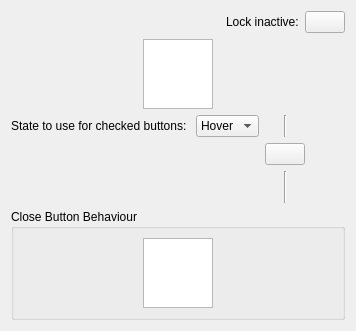
                                <widget class="QWidget" name="activeWindowButtonBehaviour">
                                    <attribute name="title">
                                        <string>Active window</string>
                                    </attribute>
                                    <layout class="QVBoxLayout" name="verticalLayout_3">
                                        <item>
                                            <layout class="QHBoxLayout" name="horizontalLayout_2">
                                                <item>
                                                    <spacer name="horizontalSpacer_7">
                                                        <property name="orientation">
                                                            <enum>Qt::Horizontal</enum>
                                                        </property>
                                                        <property name="sizeHint" stdset="0">
                                                            <size>
                                                                <width>40</width>
                                                                <height>20</height>
                                                            </size>
                                                        </property>
                                                    </spacer>
                                                </item>
                                                <item>
                                                    <widget class="QLabel" name="label">
                                                        <property name="text">
                                                            <string>Lock inactive:</string>
                                                        </property>
                                                    </widget>
                                                </item>
                                                <item>
                                                    <widget class="QPushButton" name="lockButtonBehaviourActive">
                                                        <property name="sizePolicy">
                                                            <sizepolicy hsizetype="Fixed" vsizetype="Fixed">
                                                                <horstretch>0</horstretch>
                                                                <verstretch>0</verstretch>
                                                            </sizepolicy>
                                                        </property>
                                                        <property name="toolTip">
                                                            <string>Lock to make the same changes to Active and Inactive button behaviours</string>
                                                        </property>
                                                        <property name="text">
                                                            <string />
                                                        </property>
                                                        <property name="checkable">
                                                            <bool>true</bool>
                                                        </property>
                                                        <property name="checked">
                                                            <bool>false</bool>
                                                        </property>
                                                    </widget>
                                                </item>
                                            </layout>
                                        </item>
                                        <item>
                                            <layout class="QGridLayout" name="gridLayout">
                                                <item row="0" column="1">
                                                    <widget class="QTableWidget" name="buttonBehaviourTableActive">
                                                        <property name="sizePolicy">
                                                            <sizepolicy hsizetype="Preferred" vsizetype="MinimumExpanding">
                                                                <horstretch>0</horstretch>
                                                                <verstretch>0</verstretch>
                                                            </sizepolicy>
                                                        </property>
                                                        <property name="verticalScrollBarPolicy">
                                                            <enum>Qt::ScrollBarAlwaysOff</enum>
                                                        </property>
                                                        <property name="horizontalScrollBarPolicy">
                                                            <enum>Qt::ScrollBarAlwaysOff</enum>
                                                        </property>
                                                        <property name="sizeAdjustPolicy">
                                                            <enum>QAbstractScrollArea::AdjustToContentsOnFirstShow</enum>
                                                        </property>
                                                        <property name="autoScroll">
                                                            <bool>true</bool>
                                                        </property>
                                                        <property name="autoScrollMargin">
                                                            <number>16</number>
                                                        </property>
                                                        <property name="wordWrap">
                                                            <bool>false</bool>
                                                        </property>
                                                        <property name="cornerButtonEnabled">
                                                            <bool>false</bool>
                                                        </property>
                                                        <attribute name="horizontalHeaderCascadingSectionResizes">
                                                            <bool>false</bool>
                                                        </attribute>
                                                        <attribute name="horizontalHeaderStretchLastSection">
                                                            <bool>false</bool>
                                                        </attribute>
                                                        <attribute name="verticalHeaderCascadingSectionResizes">
                                                            <bool>false</bool>
                                                        </attribute>
                                                        <attribute name="verticalHeaderShowSortIndicator" stdset="0">
                                                            <bool>false</bool>
                                                        </attribute>
                                                        <attribute name="verticalHeaderStretchLastSection">
                                                            <bool>false</bool>
                                                        </attribute>
                                                    </widget>
                                                </item>
                                                <item row="0" column="0">
                                                    <spacer name="horizontalSpacer">
                                                        <property name="orientation">
                                                            <enum>Qt::Horizontal</enum>
                                                        </property>
                                                        <property name="sizeHint" stdset="0">
                                                            <size>
                                                                <width>40</width>
                                                                <height>20</height>
                                                            </size>
                                                        </property>
                                                    </spacer>
                                                </item>
                                                <item row="0" column="2">
                                                    <spacer name="horizontalSpacer_2">
                                                        <property name="orientation">
                                                            <enum>Qt::Horizontal</enum>
                                                        </property>
                                                        <property name="sizeHint" stdset="0">
                                                            <size>
                                                                <width>40</width>
                                                                <height>20</height>
                                                            </size>
                                                        </property>
                                                    </spacer>
                                                </item>
                                            </layout>
                                        </item>
                                        <item>
                                            <layout class="QGridLayout" name="gridLayout_2">
                                                <item row="0" column="2">
                                                    <widget class="Line" name="line">
                                                        <property name="sizePolicy">
                                                            <sizepolicy hsizetype="Fixed" vsizetype="Expanding">
                                                                <horstretch>0</horstretch>
                                                                <verstretch>0</verstretch>
                                                            </sizepolicy>
                                                        </property>
                                                        <property name="lineWidth">
                                                            <number>1</number>
                                                        </property>
                                                        <property name="orientation">
                                                            <enum>Qt::Vertical</enum>
                                                        </property>
                                                    </widget>
                                                </item>
                                                <item row="2" column="2">
                                                    <widget class="Line" name="line_2">
                                                        <property name="sizePolicy">
                                                            <sizepolicy hsizetype="Fixed" vsizetype="Expanding">
                                                                <horstretch>0</horstretch>
                                                                <verstretch>0</verstretch>
                                                            </sizepolicy>
                                                        </property>
                                                        <property name="orientation">
                                                            <enum>Qt::Vertical</enum>
                                                        </property>
                                                    </widget>
                                                </item>
                                                <item row="1" column="1" colspan="3">
                                                    <widget class="QPushButton" name="lockCloseButtonBehaviourActive">
                                                        <property name="toolTip">
                                                            <string>Lock to make the same changes to Normal button and Close button behaviours</string>
                                                        </property>
                                                        <property name="text">
                                                            <string />
                                                        </property>
                                                        <property name="checkable">
                                                            <bool>true</bool>
                                                        </property>
                                                    </widget>
                                                </item>
                                                <item row="1" column="4">
                                                    <spacer name="horizontalSpacer_4">
                                                        <property name="orientation">
                                                            <enum>Qt::Horizontal</enum>
                                                        </property>
                                                        <property name="sizeHint" stdset="0">
                                                            <size>
                                                                <width>40</width>
                                                                <height>20</height>
                                                            </size>
                                                        </property>
                                                    </spacer>
                                                </item>
                                                <item row="1" column="0">
                                                    <spacer name="horizontalSpacer_3">
                                                        <property name="orientation">
                                                            <enum>Qt::Horizontal</enum>
                                                        </property>
                                                        <property name="sizeHint" stdset="0">
                                                            <size>
                                                                <width>40</width>
                                                                <height>20</height>
                                                            </size>
                                                        </property>
                                                    </spacer>
                                                </item>
                                                <item row="0" column="0">
                                                    <layout class="QFormLayout" name="formLayout">
                                                        <item row="0" column="0">
                                                            <widget class="QLabel" name="label_3">
                                                                <property name="text">
                                                                    <string>State to use for checked buttons: </string>
                                                                </property>
                                                                <property name="buddy">
                                                                    <cstring>buttonStateCheckedActive</cstring>
                                                                </property>
                                                            </widget>
                                                        </item>
                                                        <item row="0" column="1">
                                                            <widget class="QComboBox" name="buttonStateCheckedActive">
                                                                <item>
                                                                    <property name="text">
                                                                        <string>Hover</string>
                                                                    </property>
                                                                </item>
                                                                <item>
                                                                    <property name="text">
                                                                        <string>Press</string>
                                                                    </property>
                                                                </item>
                                                            </widget>
                                                        </item>
                                                    </layout>
                                                </item>
                                                <item row="2" column="0">
                                                    <spacer name="verticalSpacer_2">
                                                        <property name="orientation">
                                                            <enum>Qt::Vertical</enum>
                                                        </property>
                                                        <property name="sizeType">
                                                            <enum>QSizePolicy::Fixed</enum>
                                                        </property>
                                                        <property name="sizeHint" stdset="0">
                                                            <size>
                                                                <width>20</width>
                                                                <height>32</height>
                                                            </size>
                                                        </property>
                                                    </spacer>
                                                </item>
                                            </layout>
                                        </item>
                                        <item>
                                            <widget class="QGroupBox" name="groupBox">
                                                <property name="title">
                                                    <string>Close Button Behaviour</string>
                                                </property>
                                                <property name="flat">
                                                    <bool>true</bool>
                                                </property>
                                                <layout class="QVBoxLayout" name="verticalLayout_4">
                                                    <item>
                                                        <layout class="QGridLayout" name="gridLayout_3">
                                                            <item row="0" column="1">
                                                                <widget class="QTableWidget" name="closeButtonBehaviourTableActive">
                                                                    <property name="sizePolicy">
                                                                        <sizepolicy hsizetype="Preferred" vsizetype="MinimumExpanding">
                                                                            <horstretch>0</horstretch>
                                                                            <verstretch>0</verstretch>
                                                                        </sizepolicy>
                                                                    </property>
                                                                    <property name="verticalScrollBarPolicy">
                                                                        <enum>Qt::ScrollBarAlwaysOff</enum>
                                                                    </property>
                                                                    <property name="horizontalScrollBarPolicy">
                                                                        <enum>Qt::ScrollBarAlwaysOff</enum>
                                                                    </property>
                                                                    <property name="sizeAdjustPolicy">
                                                                        <enum>QAbstractScrollArea::AdjustToContents</enum>
                                                                    </property>
                                                                    <property name="autoScroll">
                                                                        <bool>true</bool>
                                                                    </property>
                                                                    <property name="autoScrollMargin">
                                                                        <number>16</number>
                                                                    </property>
                                                                    <property name="wordWrap">
                                                                        <bool>false</bool>
                                                                    </property>
                                                                    <property name="cornerButtonEnabled">
                                                                        <bool>false</bool>
                                                                    </property>
                                                                    <attribute name="horizontalHeaderCascadingSectionResizes">
                                                                        <bool>false</bool>
                                                                    </attribute>
                                                                    <attribute name="horizontalHeaderDefaultSectionSize">
                                                                        <number>100</number>
                                                                    </attribute>
                                                                    <attribute name="horizontalHeaderStretchLastSection">
                                                                        <bool>false</bool>
                                                                    </attribute>
                                                                    <attribute name="verticalHeaderCascadingSectionResizes">
                                                                        <bool>false</bool>
                                                                    </attribute>
                                                                    <attribute name="verticalHeaderShowSortIndicator" stdset="0">
                                                                        <bool>false</bool>
                                                                    </attribute>
                                                                    <attribute name="verticalHeaderStretchLastSection">
                                                                        <bool>false</bool>
                                                                    </attribute>
                                                                </widget>
                                                            </item>
                                                            <item row="0" column="0">
                                                                <spacer name="horizontalSpacer_5">
                                                                    <property name="orientation">
                                                                        <enum>Qt::Horizontal</enum>
                                                                    </property>
                                                                    <property name="sizeHint" stdset="0">
                                                                        <size>
                                                                            <width>40</width>
                                                                            <height>20</height>
                                                                        </size>
                                                                    </property>
                                                                </spacer>
                                                            </item>
                                                            <item row="0" column="2">
                                                                <spacer name="horizontalSpacer_6">
                                                                    <property name="orientation">
                                                                        <enum>Qt::Horizontal</enum>
                                                                    </property>
                                                                    <property name="sizeHint" stdset="0">
                                                                        <size>
                                                                            <width>40</width>
                                                                            <height>20</height>
                                                                        </size>
                                                                    </property>
                                                                </spacer>
                                                            </item>
                                                        </layout>
                                                    </item>
                                                </layout>
                                            </widget>
                                        </item>
                                    </layout>
                                </widget>
